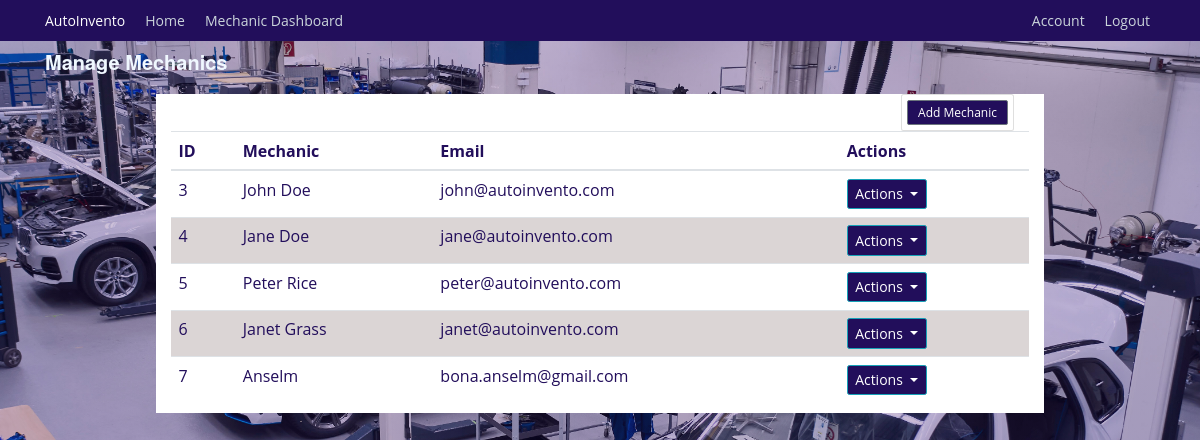
/owner/dashboard/mechanics (signed in), run on an earlier commit of the app's database.
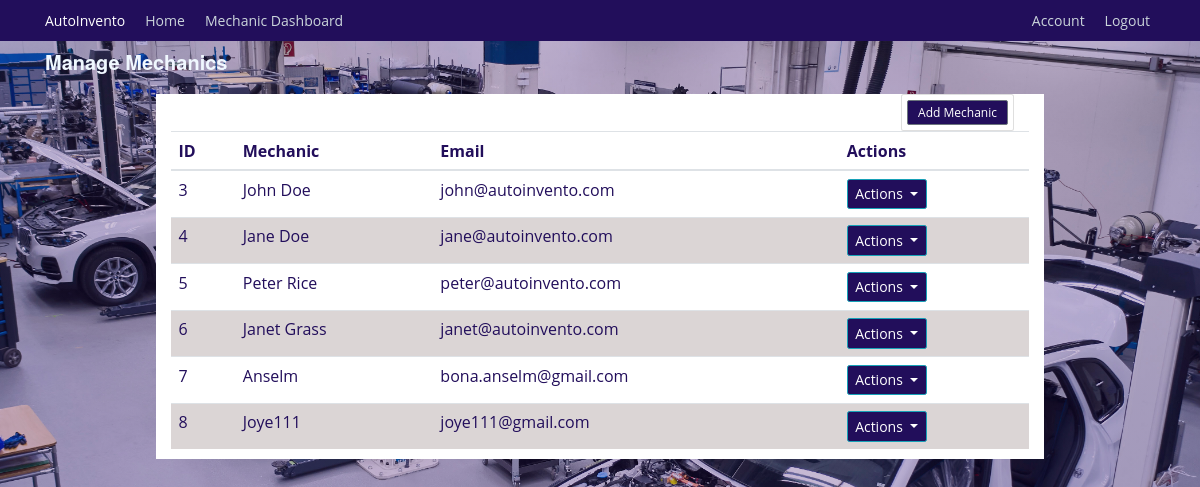
And on a later commit of the database.
### autoinvento/models.py (models this page shows, shortened)
class Mechanics(db.Model, UserMixin):
    id = db.Column(db.Integer, primary_key=True)
    username = db.Column(db.String(20), unique=True, nullable=False)
    email = db.Column(db.String(125), unique=True, nullable=False)
    image_file = db.Column(db.String(20), nullable=False, default='default.jpg')
    password = db.Column(db.String(60), nullable=False)
    is_superuser = db.Column(db.Boolean, default=False)
    requests = db.relationship('InventoryRequest', back_populates='requester')
    usage_logs = db.relationship('UsageLog', back_populates='mechanic')
    notifications = db.relationship('Notification', back_populates='owner')

### autoinvento/users/routes.py (the view)
@users.route('/owner/dashboard/mechanics', methods=(['GET']))
@login_required
def mechanics():
    users = Mechanics.query.filter_by(is_superuser = False).all()
    return render_template('mechanics.html', title='Mechanics', users=users)

### autoinvento/models.py (called while the page is built)
@login_manager.user_loader
def load_user(mechanic_id):
    return Mechanics.query.get(int(mechanic_id))

### autoinvento/templates/mechanics.html (shortened to what this page needs)
{% extends 'base.html' %} {% block content %}
<h2 style="color: aliceblue">Manage Mechanics</h2>
<div class="container background">
  <div class="col-md-2 float-right">
    <div class="card p-2">
      <a
        class="btn btn-sm btn-secondary"
        href="{{ url_for('users.create_mechanic') }}"
        >Add Mechanic</a
      >
    </div>
  </div>
  <div class="table-responsive">
    <table class="table">
      <thead>
        <tr>
          <th>ID</th>
          <th>Mechanic</th>
          <th>Email</th>
          <th>Actions</th>
        </tr>
      </thead>
      <tbody>
        {% for user in users %}
        <tr>
          <td>{{ user.id }}</td>
          <td>{{ user.username }}</td>
          <td>{{ user.email }}</td>
          <td>
            <div class="dropdown">
              <button
                class="btn btn-info dropdown-toggle"
                type="button"
                data-bs-toggle="dropdown"
                aria-expanded="false"
              >
                Actions
              </button>
            </div>
          </td>
        </tr>
        {% endfor %}
      </tbody>
    </table>
  </div>
</div>
{% endblock content %}

What changed in the data, as far as the page shows it:
added Mechanics: id "8", username "Joye111", email "joye111@gmail.com"
